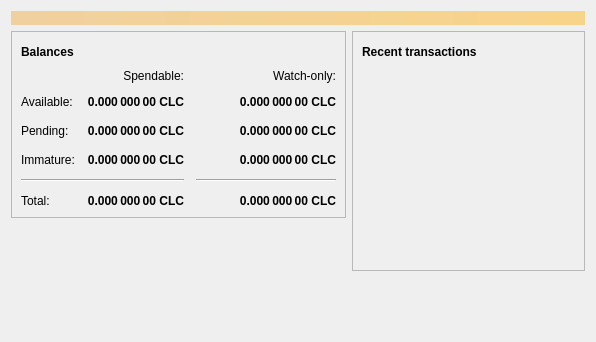
<?xml version="1.0" encoding="UTF-8"?>
<ui version="4.0">
 <class>OverviewPage</class>
 <widget class="QWidget" name="OverviewPage">
  <property name="geometry">
   <rect>
    <x>0</x>
    <y>0</y>
    <width>596</width>
    <height>342</height>
   </rect>
  </property>
  <property name="windowTitle">
   <string>Form</string>
  </property>
  <layout class="QVBoxLayout" name="topLayout">
   <item>
    <widget class="QLabel" name="labelAlerts">
     <property name="visible">
      <bool>false</bool>
     </property>
     <property name="styleSheet">
      <string notr="true">QLabel { background-color: qlineargradient(x1: 0, y1: 0, x2: 1, y2: 0, stop:0 #F0D0A0, stop:1 #F8D488); color:#000000; }</string>
     </property>
     <property name="wordWrap">
      <bool>true</bool>
     </property>
     <property name="margin">
      <number>3</number>
     </property>
     <property name="textInteractionFlags">
      <set>Qt::TextSelectableByMouse</set>
     </property>
    </widget>
   </item>
   <item>
    <layout class="QHBoxLayout" name="horizontalLayout" stretch="1,1">
     <item>
      <layout class="QVBoxLayout" name="verticalLayout_2">
       <item>
        <widget class="QFrame" name="frame">
         <property name="frameShape">
          <enum>QFrame::StyledPanel</enum>
         </property>
         <property name="frameShadow">
          <enum>QFrame::Raised</enum>
         </property>
         <layout class="QVBoxLayout" name="verticalLayout_4">
          <item>
           <layout class="QHBoxLayout" name="horizontalLayout_4">
            <item>
             <widget class="QLabel" name="label_5">
              <property name="font">
               <font>
                <weight>75</weight>
                <bold>true</bold>
               </font>
              </property>
              <property name="text">
               <string>Balances</string>
              </property>
             </widget>
            </item>
            <item>
             <widget class="QPushButton" name="labelWalletStatus">
              <property name="enabled">
               <bool>true</bool>
              </property>
              <property name="maximumSize">
               <size>
                <width>30</width>
                <height>16777215</height>
               </size>
              </property>
              <property name="toolTip">
               <string>The displayed information may be out of date. Your wallet automatically synchronizes with the Cillocoin network after a connection is established, but this process has not completed yet.</string>
              </property>
              <property name="text">
               <string/>
              </property>
              <property name="icon">
               <iconset resource="../cillocoin.qrc">
                <normaloff>:/icons/warning</normaloff>
                <disabledoff>:/icons/warning</disabledoff>:/icons/warning</iconset>
              </property>
              <property name="iconSize">
               <size>
                <width>24</width>
                <height>24</height>
               </size>
              </property>
              <property name="flat">
               <bool>true</bool>
              </property>
             </widget>
            </item>
            <item>
             <spacer name="horizontalSpacer_3">
              <property name="orientation">
               <enum>Qt::Horizontal</enum>
              </property>
              <property name="sizeHint" stdset="0">
               <size>
                <width>40</width>
                <height>20</height>
               </size>
              </property>
             </spacer>
            </item>
           </layout>
          </item>
          <item>
           <layout class="QGridLayout" name="gridLayout">
            <property name="spacing">
             <number>12</number>
            </property>
            <item row="2" column="2">
             <widget class="QLabel" name="labelWatchPending">
              <property name="font">
               <font>
                <weight>75</weight>
                <bold>true</bold>
               </font>
              </property>
              <property name="cursor">
               <cursorShape>IBeamCursor</cursorShape>
              </property>
              <property name="toolTip">
               <string>Unconfirmed transactions to watch-only addresses</string>
              </property>
              <property name="text">
               <string notr="true">0.000 000 00 CLC</string>
              </property>
              <property name="alignment">
               <set>Qt::AlignRight|Qt::AlignTrailing|Qt::AlignVCenter</set>
              </property>
              <property name="textInteractionFlags">
               <set>Qt::LinksAccessibleByMouse|Qt::TextSelectableByKeyboard|Qt::TextSelectableByMouse</set>
              </property>
             </widget>
            </item>
            <item row="2" column="1">
             <widget class="QLabel" name="labelUnconfirmed">
              <property name="font">
               <font>
                <weight>75</weight>
                <bold>true</bold>
               </font>
              </property>
              <property name="cursor">
               <cursorShape>IBeamCursor</cursorShape>
              </property>
              <property name="toolTip">
               <string>Total of transactions that have yet to be confirmed, and do not yet count toward the spendable balance</string>
              </property>
              <property name="text">
               <string notr="true">0.000 000 00 CLC</string>
              </property>
              <property name="alignment">
               <set>Qt::AlignRight|Qt::AlignTrailing|Qt::AlignVCenter</set>
              </property>
              <property name="textInteractionFlags">
               <set>Qt::LinksAccessibleByMouse|Qt::TextSelectableByKeyboard|Qt::TextSelectableByMouse</set>
              </property>
             </widget>
            </item>
            <item row="3" column="2">
             <widget class="QLabel" name="labelWatchImmature">
              <property name="font">
               <font>
                <weight>75</weight>
                <bold>true</bold>
               </font>
              </property>
              <property name="cursor">
               <cursorShape>IBeamCursor</cursorShape>
              </property>
              <property name="toolTip">
               <string>Mined balance in watch-only addresses that has not yet matured</string>
              </property>
              <property name="text">
               <string notr="true">0.000 000 00 CLC</string>
              </property>
              <property name="alignment">
               <set>Qt::AlignRight|Qt::AlignTrailing|Qt::AlignVCenter</set>
              </property>
              <property name="textInteractionFlags">
               <set>Qt::LinksAccessibleByMouse|Qt::TextSelectableByKeyboard|Qt::TextSelectableByMouse</set>
              </property>
             </widget>
            </item>
            <item row="4" column="0" colspan="2">
             <widget class="Line" name="line">
              <property name="orientation">
               <enum>Qt::Horizontal</enum>
              </property>
             </widget>
            </item>
            <item row="4" column="2">
             <widget class="Line" name="lineWatchBalance">
              <property name="sizePolicy">
               <sizepolicy hsizetype="Preferred" vsizetype="Fixed">
                <horstretch>0</horstretch>
                <verstretch>0</verstretch>
               </sizepolicy>
              </property>
              <property name="minimumSize">
               <size>
                <width>140</width>
                <height>0</height>
               </size>
              </property>
              <property name="orientation">
               <enum>Qt::Horizontal</enum>
              </property>
             </widget>
            </item>
            <item row="5" column="0">
             <widget class="QLabel" name="labelTotalText">
              <property name="text">
               <string>Total:</string>
              </property>
             </widget>
            </item>
            <item row="3" column="1">
             <widget class="QLabel" name="labelImmature">
              <property name="font">
               <font>
                <weight>75</weight>
                <bold>true</bold>
               </font>
              </property>
              <property name="cursor">
               <cursorShape>IBeamCursor</cursorShape>
              </property>
              <property name="toolTip">
               <string>Mined balance that has not yet matured</string>
              </property>
              <property name="text">
               <string notr="true">0.000 000 00 CLC</string>
              </property>
              <property name="alignment">
               <set>Qt::AlignRight|Qt::AlignTrailing|Qt::AlignVCenter</set>
              </property>
              <property name="textInteractionFlags">
               <set>Qt::LinksAccessibleByMouse|Qt::TextSelectableByKeyboard|Qt::TextSelectableByMouse</set>
              </property>
             </widget>
            </item>
            <item row="2" column="3">
             <spacer name="horizontalSpacer_2">
              <property name="orientation">
               <enum>Qt::Horizontal</enum>
              </property>
              <property name="sizeHint" stdset="0">
               <size>
                <width>40</width>
                <height>20</height>
               </size>
              </property>
             </spacer>
            </item>
            <item row="3" column="0">
             <widget class="QLabel" name="labelImmatureText">
              <property name="text">
               <string>Immature:</string>
              </property>
             </widget>
            </item>
            <item row="5" column="1">
             <widget class="QLabel" name="labelTotal">
              <property name="font">
               <font>
                <weight>75</weight>
                <bold>true</bold>
               </font>
              </property>
              <property name="cursor">
               <cursorShape>IBeamCursor</cursorShape>
              </property>
              <property name="toolTip">
               <string>Your current total balance</string>
              </property>
              <property name="text">
               <string notr="true">0.000 000 00 CLC</string>
              </property>
              <property name="alignment">
               <set>Qt::AlignRight|Qt::AlignTrailing|Qt::AlignVCenter</set>
              </property>
              <property name="textInteractionFlags">
               <set>Qt::LinksAccessibleByMouse|Qt::TextSelectableByKeyboard|Qt::TextSelectableByMouse</set>
              </property>
             </widget>
            </item>
            <item row="5" column="2">
             <widget class="QLabel" name="labelWatchTotal">
              <property name="font">
               <font>
                <weight>75</weight>
                <bold>true</bold>
               </font>
              </property>
              <property name="cursor">
               <cursorShape>IBeamCursor</cursorShape>
              </property>
              <property name="toolTip">
               <string>Current total balance in watch-only addresses</string>
              </property>
              <property name="text">
               <string notr="true">0.000 000 00 CLC</string>
              </property>
              <property name="alignment">
               <set>Qt::AlignRight|Qt::AlignTrailing|Qt::AlignVCenter</set>
              </property>
              <property name="textInteractionFlags">
               <set>Qt::LinksAccessibleByMouse|Qt::TextSelectableByKeyboard|Qt::TextSelectableByMouse</set>
              </property>
             </widget>
            </item>
            <item row="0" column="2">
             <widget class="QLabel" name="labelWatchonly">
              <property name="text">
               <string>Watch-only:</string>
              </property>
              <property name="alignment">
               <set>Qt::AlignRight|Qt::AlignTrailing|Qt::AlignVCenter</set>
              </property>
             </widget>
            </item>
            <item row="1" column="0">
             <widget class="QLabel" name="labelBalanceText">
              <property name="text">
               <string>Available:</string>
              </property>
             </widget>
            </item>
            <item row="1" column="1">
             <widget class="QLabel" name="labelBalance">
              <property name="font">
               <font>
                <weight>75</weight>
                <bold>true</bold>
               </font>
              </property>
              <property name="cursor">
               <cursorShape>IBeamCursor</cursorShape>
              </property>
              <property name="toolTip">
               <string>Your current spendable balance</string>
              </property>
              <property name="text">
               <string notr="true">0.000 000 00 CLC</string>
              </property>
              <property name="alignment">
               <set>Qt::AlignRight|Qt::AlignTrailing|Qt::AlignVCenter</set>
              </property>
              <property name="textInteractionFlags">
               <set>Qt::LinksAccessibleByMouse|Qt::TextSelectableByKeyboard|Qt::TextSelectableByMouse</set>
              </property>
             </widget>
            </item>
            <item row="1" column="2">
             <widget class="QLabel" name="labelWatchAvailable">
              <property name="font">
               <font>
                <weight>75</weight>
                <bold>true</bold>
               </font>
              </property>
              <property name="cursor">
               <cursorShape>IBeamCursor</cursorShape>
              </property>
              <property name="toolTip">
               <string>Your current balance in watch-only addresses</string>
              </property>
              <property name="text">
               <string notr="true">0.000 000 00 CLC</string>
              </property>
              <property name="alignment">
               <set>Qt::AlignRight|Qt::AlignTrailing|Qt::AlignVCenter</set>
              </property>
              <property name="textInteractionFlags">
               <set>Qt::LinksAccessibleByMouse|Qt::TextSelectableByKeyboard|Qt::TextSelectableByMouse</set>
              </property>
             </widget>
            </item>
            <item row="2" column="0">
             <widget class="QLabel" name="labelPendingText">
              <property name="text">
               <string>Pending:</string>
              </property>
             </widget>
            </item>
            <item row="0" column="1">
             <widget class="QLabel" name="labelSpendable">
              <property name="text">
               <string>Spendable:</string>
              </property>
              <property name="alignment">
               <set>Qt::AlignRight|Qt::AlignTrailing|Qt::AlignVCenter</set>
              </property>
             </widget>
            </item>
           </layout>
          </item>
         </layout>
        </widget>
       </item>
       <item>
        <spacer name="verticalSpacer">
         <property name="orientation">
          <enum>Qt::Vertical</enum>
         </property>
         <property name="sizeHint" stdset="0">
          <size>
           <width>20</width>
           <height>40</height>
          </size>
         </property>
        </spacer>
       </item>
      </layout>
     </item>
     <item>
      <layout class="QVBoxLayout" name="verticalLayout_3">
       <item>
        <widget class="QFrame" name="frame_2">
         <property name="frameShape">
          <enum>QFrame::StyledPanel</enum>
         </property>
         <property name="frameShadow">
          <enum>QFrame::Raised</enum>
         </property>
         <layout class="QVBoxLayout" name="verticalLayout">
          <item>
           <layout class="QHBoxLayout" name="horizontalLayout_2">
            <item>
             <widget class="QLabel" name="label_4">
              <property name="font">
               <font>
                <weight>75</weight>
                <bold>true</bold>
               </font>
              </property>
              <property name="text">
               <string>Recent transactions</string>
              </property>
             </widget>
            </item>
            <item>
             <widget class="QPushButton" name="labelTransactionsStatus">
              <property name="enabled">
               <bool>true</bool>
              </property>
              <property name="maximumSize">
               <size>
                <width>30</width>
                <height>16777215</height>
               </size>
              </property>
              <property name="toolTip">
               <string>The displayed information may be out of date. Your wallet automatically synchronizes with the Cillocoin network after a connection is established, but this process has not completed yet.</string>
              </property>
              <property name="text">
               <string/>
              </property>
              <property name="icon">
               <iconset resource="../cillocoin.qrc">
                <normaloff>:/icons/warning</normaloff>
                <disabledoff>:/icons/warning</disabledoff>:/icons/warning</iconset>
              </property>
              <property name="iconSize">
               <size>
                <width>24</width>
                <height>24</height>
               </size>
              </property>
              <property name="flat">
               <bool>true</bool>
              </property>
             </widget>
            </item>
            <item>
             <spacer name="horizontalSpacer">
              <property name="orientation">
               <enum>Qt::Horizontal</enum>
              </property>
              <property name="sizeHint" stdset="0">
               <size>
                <width>40</width>
                <height>20</height>
               </size>
              </property>
             </spacer>
            </item>
           </layout>
          </item>
          <item>
           <widget class="QListView" name="listTransactions">
            <property name="styleSheet">
             <string notr="true">QListView { background: transparent; }</string>
            </property>
            <property name="frameShape">
             <enum>QFrame::NoFrame</enum>
            </property>
            <property name="verticalScrollBarPolicy">
             <enum>Qt::ScrollBarAlwaysOff</enum>
            </property>
            <property name="horizontalScrollBarPolicy">
             <enum>Qt::ScrollBarAlwaysOff</enum>
            </property>
            <property name="selectionMode">
             <enum>QAbstractItemView::NoSelection</enum>
            </property>
           </widget>
          </item>
         </layout>
        </widget>
       </item>
       <item>
        <spacer name="verticalSpacer_2">
         <property name="orientation">
          <enum>Qt::Vertical</enum>
         </property>
         <property name="sizeHint" stdset="0">
          <size>
           <width>20</width>
           <height>40</height>
          </size>
         </property>
        </spacer>
       </item>
      </layout>
     </item>
    </layout>
   </item>
  </layout>
 </widget>
 <resources/>
 <connections/>
</ui>
